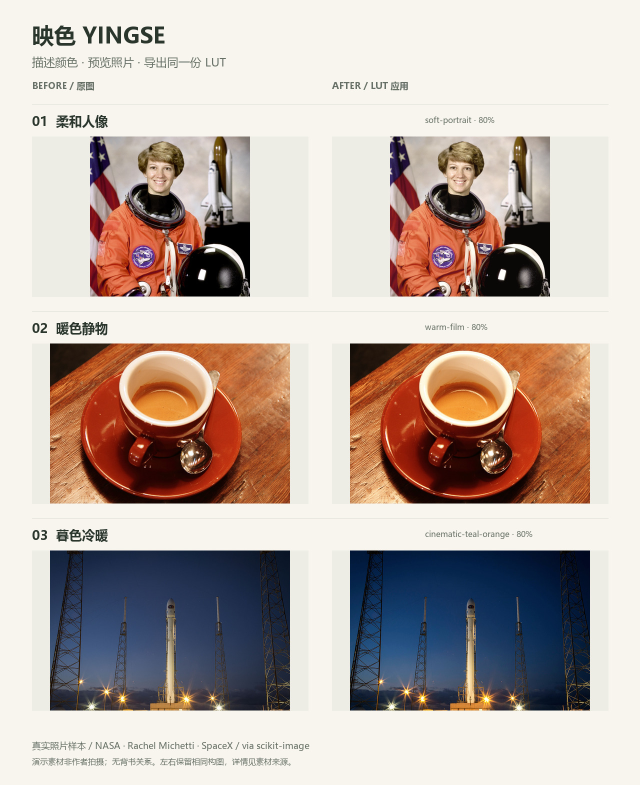
#> input picture generate-lut/examples/gallery.jpg, 1280 x 1570 px (shown at 1/2 size)
$ python match_product_color.py --reference ../../generate-lut/examples/gallery.jpg --target ../../generate-lut/examples/gallery.jpg --mask ../../generate-lut/examples/gallery.jpg --output out.png --reference-box ../../generate-lut/examples/gallery.jpg
#> lines starting #> are read from the running program, lines starting #| are printed output that depends on the picture
#!/usr/bin/env python3
"""Reference-guided color adjustment under an explicit mask; RAW to 16-bit TIFF."""
import argparse, io, json
from pathlib import Path
import numpy as np
from PIL import Image, ImageCms, ImageOps

RAW_EXT = {'.dng','.cr2','.cr3','.nef','.nrw','.arw','.srw','.rw2','.raf','.orf','.pef','.3fr','.iiq','.rwl'}

def read_srgb(path):
    path = Path(path)
    if path.suffix.lower() in RAW_EXT:
        try: import rawpy
        except ImportError as exc: raise ValueError('RAW requires rawpy; install requirements.txt') from exc
        try:
            with rawpy.imread(str(path)) as raw:
                a = raw.postprocess(use_camera_wb=True, no_auto_bright=True, output_bps=16, output_color=rawpy.ColorSpace.sRGB)
        except Exception as exc: raise ValueError(f'RAW decode failed: {exc}') from exc
        return a.astype(np.float32)/65535, None, 'RAW developed to 16-bit sRGB, camera WB, no automatic brightening', True
    source = ImageOps.exif_transpose(Image.open(path))
    profile = source.info.get('icc_profile'); alpha = source.getchannel('A') if 'A' in source.getbands() else None
    if path.suffix.lower() in {'.tif','.tiff'}:
        try: import tifffile
        except ImportError as exc: raise ValueError('TIFF requires tifffile; install requirements.txt') from exc
        a = tifffile.imread(str(path))
        if a.dtype == np.uint16 and a.ndim == 3 and a.shape[2] == 3:
            with tifffile.TiffFile(str(path)) as tf:
                orientation = tf.pages[0].tags.get('Orientation')
                if orientation and orientation.value != 1: raise ValueError('16-bit TIFF orientation must be normalized before processing')
            if profile:
                try: name=ImageCms.getProfileName(ImageCms.ImageCmsProfile(io.BytesIO(profile))).lower()
                except Exception as exc: raise ValueError(f'Cannot read TIFF profile: {exc}') from exc
                if 'srgb' not in name: raise ValueError('16-bit TIFF must be sRGB; convert its profile before processing')
            return a.astype(np.float32)/65535, None, '16-bit TIFF sRGB' if profile else 'untagged 16-bit TIFF: assumed sRGB', True
    if profile:
        try: source=ImageCms.profileToProfile(source.convert('RGB'),ImageCms.ImageCmsProfile(io.BytesIO(profile)),ImageCms.createProfile('sRGB'),outputMode='RGB')
        except Exception as exc: raise ValueError(f'Cannot convert embedded profile: {exc}') from exc
        note='embedded profile converted to sRGB'
    else:
        source=source.convert('RGB'); note='untagged: assumed sRGB'
    return np.asarray(source,dtype=np.float32)/255, alpha, note, False

def main():
    p=argparse.ArgumentParser(description=__doc__)
    for arg in ('reference','target','mask','output','reference-box'): p.add_argument('--'+arg,required=True)
    p.add_argument('--strength',type=float,default=.65);args=p.parse_args()
    if not 0<=args.strength<=1: p.error('strength must be between 0 and 1')
    out=Path(args.output)
    if out.exists() or out.resolve() in {Path(args.reference).resolve(),Path(args.target).resolve(),Path(args.mask).resolve()}: p.error('output must be a new file')
    if out.suffix.lower() not in {'.png','.tif','.tiff'}: p.error('output must be PNG or TIFF')
    try:
        ref,_,rn,_=read_srgb(args.reference);target,alpha,tn,high=read_srgb(args.target)
#> in read_srgb, source is the input picture: PIL image 1280x1570 RGB; mean R, G, B 189.6, 175.7, 168.5
#> after `ref, _, rn, _ = read_srgb(args.reference)`: rn = 'untagged: assumed sRGB'
#> after `target, alpha, tn, high = read_srgb(args.target)`: tn = 'untagged: assumed sRGB'; high = False
        if high and out.suffix.lower()=='.png': raise ValueError('RAW and 16-bit targets require 16-bit TIFF output')
        mask_image=ImageOps.exif_transpose(Image.open(args.mask))
        if mask_image.size != (target.shape[1],target.shape[0]): raise ValueError('mask dimensions must match the developed target image')
        mask=np.asarray(mask_image.getchannel('A') if 'A' in mask_image.getbands() else mask_image.convert('L'),dtype=np.float32)/255
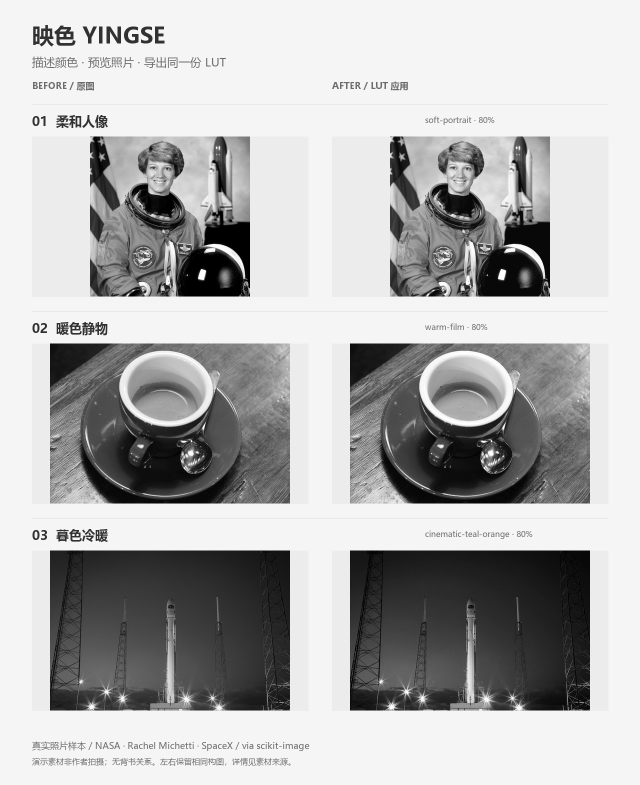
#> mask: shape (1570, 1280) float32 (shown at 1/2 size); min 0, max 1, mean 0.702
        if mask.max()==0: raise ValueError('mask is empty')
        box=tuple(map(int,args.reference_box.split(',')))
        if len(box)!=4 or not (0<=box[0]<box[2]<=ref.shape[1] and 0<=box[1]<box[3]<=ref.shape[0]): raise ValueError('reference box must fit the developed reference image')
        ref_mean=ref[box[1]:box[3],box[0]:box[2]].mean(axis=(0,1)); target_mean=np.sum(target*mask[...,None],axis=(0,1))/mask.sum()
        weights=np.array([.2126,.7152,.0722],dtype=np.float32);delta=ref_mean-target_mean;delta-=np.dot(delta,weights)
        adjusted=target+mask[...,None]*args.strength*delta;clipped=int(np.count_nonzero((adjusted<0)|(adjusted>1)))
        profile=ImageCms.ImageCmsProfile(ImageCms.createProfile('sRGB')).tobytes();out.parent.mkdir(parents=True,exist_ok=True)
        if out.suffix.lower() in {'.tif','.tiff'}:
            import tifffile
            result=np.clip(np.rint(adjusted*65535),0,65535).astype(np.uint16)
            if alpha is not None: result=np.dstack((result,np.asarray(alpha,dtype=np.uint16)*257))
            tifffile.imwrite(out,result,photometric='rgb',extrasamples=['unassalpha'] if alpha is not None else None,extratags=[(34675,'B',len(profile),profile,False)],metadata=None)
            depth=16
        else:
            result=np.clip(np.rint(adjusted*255),0,255).astype(np.uint8);image=Image.fromarray(result,'RGB')
            if alpha is not None:image.putalpha(alpha)
            image.save(out,icc_profile=profile);depth=8
        print(json.dumps({'output':str(out),'size':[target.shape[1],target.shape[0]],'bit_depth':depth,'reference_box':box,'strength':args.strength,'reference_color_handling':rn,'target_color_handling':tn,'masked_pixels':int(np.count_nonzero(mask)),'clipped_channel_values':clipped},ensure_ascii=False))
#> (the run stopped early here; a loop or call above may not have finished)
